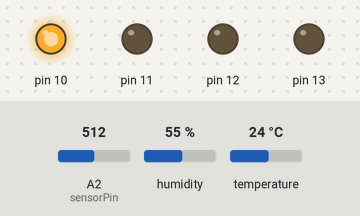
Bench run of a sketch on a simulated Arduino Uno, built with avr-gcc and run on an emulated ATmega328P. On the bench: output pins drawn as LEDs (lit = HIGH). The inputs (shaded band) are chosen by the test bench; at power-on: A2 (sensorPin) = 512, humidity 55 %, temperature 24 °C. The modem accepts every AT command (registered, SIM ready, sends succeed) and sends nothing else; what the sketch prints to the serial monitor is not drawn.

Above: at 22.8 s.
22.9 s: A2 (sensorPin) set to 0
At 29.9 s:
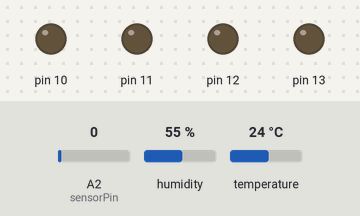
31.0 s: A2 (sensorPin) set to 122
At 39.1 s:
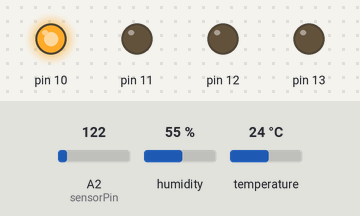
Timing chart, 0 to 40.2 s (numbered marks = the images above; inputs shaded):
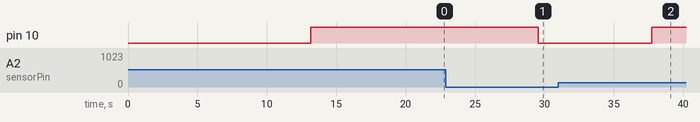

Measured:
- after the input at 22.9 s, pin 10: HIGH → LOW after 6.6 s
- after the input at 31.0 s, pin 10: LOW → HIGH after 6.7 s

The sketch:

shoebox.ino
```cpp
#include <SoftwareSerial.h>
#include <stdlib.h>
#include "DHT.h"

#define DEBUG true
#define DHTPIN 4 // 4번핀을 통해 온습도 전달!
#define DHTTYPE DHT11

DHT dht(DHTPIN, DHTTYPE);

SoftwareSerial esp8266(2,3); // wifi 2,3 핀 사용!
int FSR_value;
int sensorPin = A2;
int using_time=10;
int using_shoe=0;

String apiKey = "5GYVWZQH0VFZRAT6";
int exit_flag = 0;
char SoftSerial_read;
int ms_old, ms_new;

void setup() {
  Serial.begin(9600);
  esp8266.begin(9600);

  pinMode(10,OUTPUT);
  digitalWrite(10,LOW);

  pinMode(11, OUTPUT);
  digitalWrite(11, LOW);

  pinMode(12, OUTPUT);
  digitalWrite(12, LOW);

  pinMode(13, OUTPUT);
  digitalWrite(13, LOW);

  sendData("AT+RST\r\n",2000,DEBUG);
  sendData("AT+CIOBAUD?\r\n",2000,DEBUG);
  sendData("AT+CWMODE=3\r\n",1000,DEBUG);
 // sendData("AT+CWLAP\r\n",3000,DEBUG);

  sendData("AT+CWJAP=\"AndroidHotspot5051\",\"rbgur123!@#\"\r\n",3000,DEBUG); // join the access point
  sendData("AT+CIFSR\r\n",1000,DEBUG); // get ip address - 192.168.43.194

  sendData("AT+CIPMUX=1\r\n",1000,DEBUG);


  dht.begin();
 int counter = 0;
  esp8266.println("AT+RST");

  exit_flag = 0;
  ms_old = millis();
  do {
    ms_new = millis();
    if (esp8266.available())
    {
      SoftSerial_read = esp8266.read();
      Serial.write(SoftSerial_read);
    }
    if ( (ms_new - ms_old) > 3000 )
    {
      exit_flag = 1;
      Serial.println("\n\rtimeout@reset");
      Serial.println("====================================");
    }
  } while (exit_flag == 0);
  exit_flag = 0;

}

void loop() {

 float humi = dht.readHumidity(); // 습도값 읽기

 float temp = dht.readTemperature(); // 온도값 읽기

  Serial.print("Humidity : ");
  Serial.print(humi);
  Serial.println();
  Serial.print("Temperature : ");
  Serial.print(temp);
  Serial.println();

 FSR_value = analogRead(sensorPin);
 Serial.print("Sensor : ");
 Serial.println(FSR_value);

 if(FSR_value > 0){
 digitalWrite(10, HIGH);
 using_shoe = 20;
 }
 else{
  digitalWrite(10,LOW);
  using_time = using_time + 1;
  using_shoe = 10;
 }
 Serial.println(using_time);

 Serial.println(using_shoe);


  char buf[16];
  String strTemp = dtostrf(temp, 4, 1, buf);
  String strTemp2 = dtostrf(using_time, 4, 1, buf);
  String strTemp3 = dtostrf(humi, 4, 1, buf);
  String strTemp4 = dtostrf(using_shoe, 4, 1, buf);

    String cmd = "AT+CIPSTART=\"TCP\",\"";
  cmd += "184.106.153.149"; // api.thingspeak.com
  cmd += "\",80";
  esp8266.println(cmd);

  exit_flag = 0;
  ms_old = millis();
  do {
    ms_new = millis();
    if (esp8266.available())
    {
      SoftSerial_read = esp8266.read();
      Serial.write(SoftSerial_read);
      if (SoftSerial_read == 'd')
      {
        exit_flag = 1;
      }
    }
    if ((ms_new - ms_old) > 1000)
    {
      exit_flag = 1;
      Serial.println("\n\rtimeout@AT+CIPSTART");
    }
  } while (exit_flag == 0);
  exit_flag = 0;

  // prepare GET string
  String getStr = "GET /update?api_key=";
  getStr += apiKey;
  getStr += "&field1=";
  getStr += String(strTemp);
  getStr += "&field2=";
  getStr += String(strTemp2);
  getStr += "&field3=";
  getStr += String(strTemp3);
  getStr += "&field4=";
  getStr += String(strTemp4);
  getStr += "\r\n\r\n";

  // send data length
  cmd = "AT+CIPSEND=";
  cmd += String(getStr.length());
  esp8266.println(cmd);
  //Serial.println(cmd);

  exit_flag = 0;
  ms_old = millis();
  do {
    ms_new = millis();
    if (esp8266.available())
    {
      SoftSerial_read = esp8266.read();
      Serial.write(SoftSerial_read);
      if (SoftSerial_read == '>' )
      {
        exit_flag = 1;
        esp8266.print(getStr);
      }
    }
    if ((ms_new - ms_old) > 1000)
    {
      exit_flag = 1;
      Serial.println("\n\rtimeout@AT+CIPSEND");
    }
  } while (exit_flag == 0);
  exit_flag = 0;

  ms_old = millis();
  do {
    ms_new = millis();
    if (esp8266.available())
    {
      SoftSerial_read = esp8266.read();
      Serial.write(SoftSerial_read);
    }
    if ((ms_new - ms_old) > 3000)
    {
      exit_flag = 2;
      Serial.println("\n\rtimeout@final_send");
    }
  } while (exit_flag == 0);
  exit_flag = 0;

  // thingspeak needs 15 sec delay between updates
  //Serial.println("\n\rwait for 15 second");
  //Serial.println("------------------------------------");

  int counter=0;
  ms_old = millis();
  do {
    ms_new = millis();
    if ( (ms_new - ms_old) > 1000) //important use 'greater than'
    {
      ms_old = millis();
      counter++;
     // Serial.print(counter);
     // Serial.print(" ");
    }
  } while ( counter<5); // 1분마다한번씩 정보전송!
  //Serial.println("->");*/


}
 String sendData(String command, const int timeout, boolean debug) {
    String response = "";
    esp8266.print(command); // send the read character to the esp8266
    long int time = millis();

    while( (time+timeout) > millis()) {
      while(esp8266.available()) {
        // The esp has data so display its output to the serial window
        char c = esp8266.read(); // read the next character.
        response+=c;
      }
    }

    if(debug) {
      Serial.print(response);
    }
    return response;
}
```
